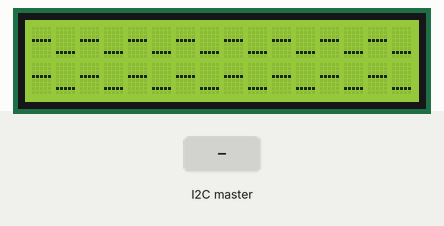
Recording of a sketch running on a simulated Arduino Uno, built with avr-gcc and run on an emulated ATmega328P. On the bench: 16×2 character LCD. The inputs (shaded band) are chosen by the test bench.

Above: at 2.6 s.
2.7 s: the I2C master sends the byte 1
At 4.0 s:
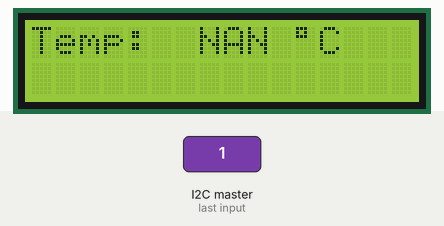
5.7 s: the I2C master sends the byte 0
8.7 s: the I2C master sends the byte 2
Timing chart, 0 to 11.7 s (numbered marks = the images above; inputs shaded):
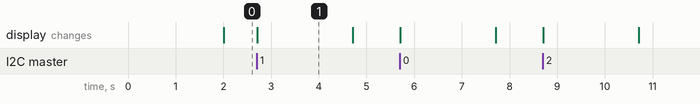

Measured:
- after the input at 2.7 s, the display: changes at once (image 1)
- what the display in image 1 shows lasts 2.0 s, from 2.7 s to 4.7 s

The sketch:

slave2-pArduinoLCD.ino
```cpp
#include <Wire.h>
// Code adapted from: https://howtomechatronics.com/tutorials/arduino/lcd-tutorial/, Author: Dejan Nedelkovski
#include <LiquidCrystal.h>

// Code adapted from: https://forum.arduino.cc/t/convert-float-to-byte-and-back-again/240031, Author: Arrch
typedef union
{
  float number;
  uint8_t bytes[4];
} FLOATUNION_t;
FLOATUNION_t c;

// LCD
LiquidCrystal lcd(3, 4, 8, 9, 10, 11);
String indicators[3] = {"It's too cold.", "", "It's too hot."};
int choice;
unsigned long lastUpdate;
unsigned long updateCD = 500;
bool canSleep = true;


void setup() {
  Serial.begin(9600);

  // I2C
  Wire.begin(2);
  Wire.onReceive(DataReceived);

  // LCD
  lcd.begin(16, 2);
}

void loop() {
  if (millis() > lastUpdate + 2000 && canSleep) { // "sleep" after 2 seconds of no updates (system turned off)
    canSleep = false;
    Sleep();
  }
}


void DataReceived() {
  canSleep = true;
  for (int i = 0; i < 4; i++) {
    c.bytes[i] = Wire.read();
  }

  if (millis() > lastUpdate + updateCD) { // update LCD screen after cooldown
      UpdateLCD(c.number);
  }
}


void UpdateLCD(float temperature) {
  lastUpdate = millis();
  lcd.clear();
  lcd.setCursor(0, 0);
  lcd.print("Temp: " + String(temperature) + " " + (char)223 +"C"); // Degree symbol: https://forum.arduino.cc/t/print-degree-symbol-on-lcd/19073, Author: mem
  lcd.setCursor(0, 1);
  if (temperature < 20.00){
    choice = 0;
  } else if (temperature > 22.00) {
    choice = 2;
  } else {
    choice = 1;
  }
  lcd.print(indicators[choice]);
}


void Sleep() {
  lcd.clear();
  lcd.setCursor(0, 0);
  lcd.print("-_-_-_-_-_-_-_-_");
  lcd.setCursor(0, 1);
  lcd.print("-_-_-_-_-_-_-_-_");
}
```
